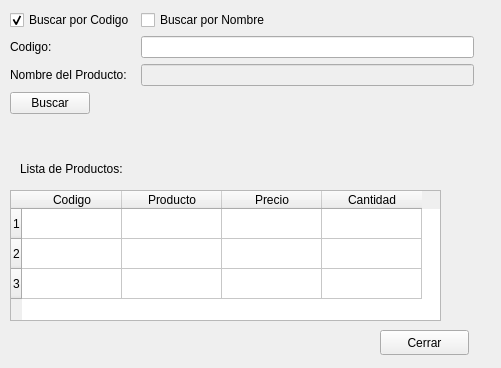
<?xml version="1.0" encoding="UTF-8"?>
<ui version="4.0">
 <class>Form</class>
 <widget class="QWidget" name="Form">
  <property name="geometry">
   <rect>
    <x>0</x>
    <y>0</y>
    <width>501</width>
    <height>368</height>
   </rect>
  </property>
  <property name="windowTitle">
   <string>Buscar Producto</string>
  </property>
  <widget class="QWidget" name="formLayoutWidget">
   <property name="geometry">
    <rect>
     <x>10</x>
     <y>10</y>
     <width>464</width>
     <height>131</height>
    </rect>
   </property>
   <layout class="QFormLayout" name="formLayout">
    <item row="1" column="0">
     <widget class="QCheckBox" name="checkBox">
      <property name="text">
       <string>Buscar por Codigo</string>
      </property>
      <property name="checked">
       <bool>true</bool>
      </property>
     </widget>
    </item>
    <item row="1" column="1">
     <widget class="QCheckBox" name="checkBox_2">
      <property name="text">
       <string>Buscar por Nombre</string>
      </property>
     </widget>
    </item>
    <item row="2" column="0">
     <widget class="QLabel" name="label">
      <property name="text">
       <string>Codigo:</string>
      </property>
     </widget>
    </item>
    <item row="3" column="0">
     <widget class="QLabel" name="label_2">
      <property name="text">
       <string>Nombre del Producto:</string>
      </property>
     </widget>
    </item>
    <item row="2" column="1">
     <widget class="QLineEdit" name="lineEdit"/>
    </item>
    <item row="3" column="1">
     <widget class="QLineEdit" name="lineEdit_2">
      <property name="enabled">
       <bool>false</bool>
      </property>
     </widget>
    </item>
    <item row="4" column="0">
     <widget class="QPushButton" name="pushButton">
      <property name="text">
       <string>Buscar</string>
      </property>
     </widget>
    </item>
   </layout>
  </widget>
  <widget class="QLabel" name="label_3">
   <property name="geometry">
    <rect>
     <x>20</x>
     <y>160</y>
     <width>161</width>
     <height>17</height>
    </rect>
   </property>
   <property name="text">
    <string>Lista de Productos:</string>
   </property>
  </widget>
  <widget class="QTableWidget" name="tableWidget">
   <property name="enabled">
    <bool>true</bool>
   </property>
   <property name="geometry">
    <rect>
     <x>10</x>
     <y>190</y>
     <width>431</width>
     <height>131</height>
    </rect>
   </property>
   <property name="rowCount">
    <number>3</number>
   </property>
   <row/>
   <row/>
   <row/>
   <column>
    <property name="text">
     <string>Codigo</string>
    </property>
   </column>
   <column>
    <property name="text">
     <string>Producto</string>
    </property>
   </column>
   <column>
    <property name="text">
     <string>Precio</string>
    </property>
   </column>
   <column>
    <property name="text">
     <string>Cantidad</string>
    </property>
   </column>
   <item row="0" column="0">
    <property name="flags">
     <set>ItemIsSelectable|ItemIsDragEnabled|ItemIsDropEnabled|ItemIsUserCheckable|ItemIsEnabled</set>
    </property>
   </item>
   <item row="0" column="1">
    <property name="flags">
     <set>ItemIsSelectable|ItemIsDragEnabled|ItemIsDropEnabled|ItemIsUserCheckable|ItemIsEnabled</set>
    </property>
   </item>
   <item row="0" column="2">
    <property name="flags">
     <set>ItemIsSelectable|ItemIsDragEnabled|ItemIsDropEnabled|ItemIsUserCheckable|ItemIsEnabled</set>
    </property>
   </item>
   <item row="0" column="3">
    <property name="flags">
     <set>ItemIsSelectable|ItemIsDragEnabled|ItemIsDropEnabled|ItemIsUserCheckable|ItemIsEnabled</set>
    </property>
   </item>
   <item row="1" column="0">
    <property name="flags">
     <set>ItemIsSelectable|ItemIsDragEnabled|ItemIsDropEnabled|ItemIsUserCheckable|ItemIsEnabled</set>
    </property>
   </item>
   <item row="1" column="1">
    <property name="flags">
     <set>ItemIsSelectable|ItemIsDragEnabled|ItemIsDropEnabled|ItemIsUserCheckable|ItemIsEnabled</set>
    </property>
   </item>
   <item row="1" column="2">
    <property name="flags">
     <set>ItemIsSelectable|ItemIsDragEnabled|ItemIsDropEnabled|ItemIsUserCheckable|ItemIsEnabled</set>
    </property>
   </item>
   <item row="1" column="3">
    <property name="flags">
     <set>ItemIsSelectable|ItemIsDragEnabled|ItemIsDropEnabled|ItemIsUserCheckable|ItemIsEnabled</set>
    </property>
   </item>
   <item row="2" column="0">
    <property name="flags">
     <set>ItemIsSelectable|ItemIsDragEnabled|ItemIsDropEnabled|ItemIsUserCheckable|ItemIsEnabled</set>
    </property>
   </item>
   <item row="2" column="1">
    <property name="flags">
     <set>ItemIsSelectable|ItemIsDragEnabled|ItemIsDropEnabled|ItemIsUserCheckable|ItemIsEnabled</set>
    </property>
   </item>
   <item row="2" column="2">
    <property name="flags">
     <set>ItemIsSelectable|ItemIsDragEnabled|ItemIsDropEnabled|ItemIsUserCheckable|ItemIsEnabled</set>
    </property>
   </item>
   <item row="2" column="3">
    <property name="flags">
     <set>ItemIsSelectable|ItemIsDragEnabled|ItemIsDropEnabled|ItemIsUserCheckable|ItemIsEnabled</set>
    </property>
   </item>
  </widget>
  <widget class="QPushButton" name="pushButton_2">
   <property name="geometry">
    <rect>
     <x>380</x>
     <y>330</y>
     <width>89</width>
     <height>25</height>
    </rect>
   </property>
   <property name="text">
    <string>Cerrar</string>
   </property>
  </widget>
 </widget>
 <resources/>
 <connections>
  <connection>
   <sender>checkBox</sender>
   <signal>stateChanged(int)</signal>
   <receiver>Form</receiver>
   <slot>checkCodeSearch(int)</slot>
   <hints>
    <hint type="sourcelabel">
     <x>85</x>
     <y>28</y>
    </hint>
    <hint type="destinationlabel">
     <x>248</x>
     <y>149</y>
    </hint>
   </hints>
  </connection>
  <connection>
   <sender>checkBox_2</sender>
   <signal>stateChanged(int)</signal>
   <receiver>Form</receiver>
   <slot>checkNameSearch(int)</slot>
   <hints>
    <hint type="sourcelabel">
     <x>320</x>
     <y>28</y>
    </hint>
    <hint type="destinationlabel">
     <x>248</x>
     <y>149</y>
    </hint>
   </hints>
  </connection>
  <connection>
   <sender>pushButton</sender>
   <signal>clicked()</signal>
   <receiver>Form</receiver>
   <slot>searchProduct()</slot>
   <hints>
    <hint type="sourcelabel">
     <x>50</x>
     <y>120</y>
    </hint>
    <hint type="destinationlabel">
     <x>248</x>
     <y>149</y>
    </hint>
   </hints>
  </connection>
  <connection>
   <sender>pushButton_2</sender>
   <signal>clicked()</signal>
   <receiver>Form</receiver>
   <slot>close()</slot>
   <hints>
    <hint type="sourcelabel">
     <x>424</x>
     <y>342</y>
    </hint>
    <hint type="destinationlabel">
     <x>250</x>
     <y>183</y>
    </hint>
   </hints>
  </connection>
 </connections>
 <slots>
  <slot>checkCodeSearch(int)</slot>
  <slot>checkNameSearch(int)</slot>
  <slot>searchProduct()</slot>
 </slots>
</ui>
